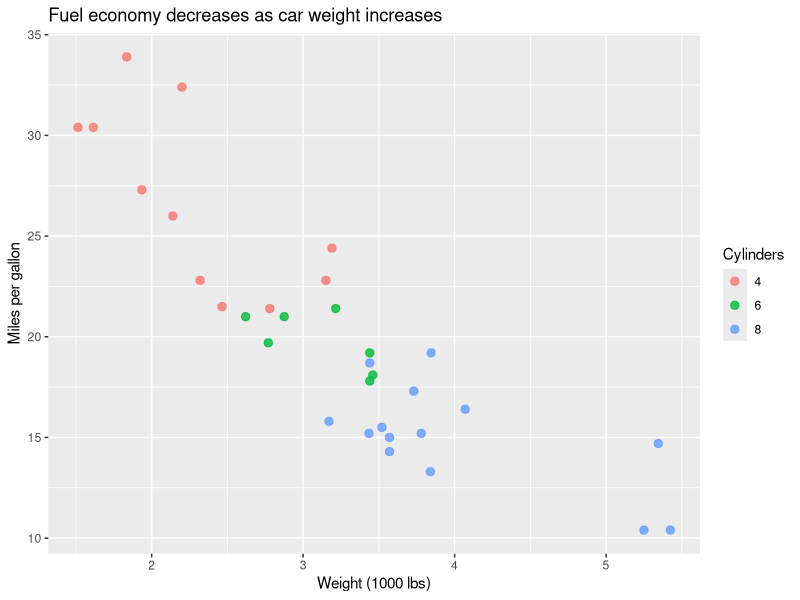

Source code (R): (Note: this script raises an error after producing the figure.)
## ---- chunk 1
#| label: fig-map
#| fig-cap: "Spatial distribution of marine protected areas."
#| eval: true
mtcars |>
  dplyr::mutate(cyl = factor(cyl)) |>
  ggplot2::ggplot(ggplot2::aes(x = wt, y = mpg, color = cyl)) +
  ggplot2::geom_point(size = 2.5, alpha = 0.8) +
  ggplot2::labs(
    title = "Fuel economy decreases as car weight increases",
    x = "Weight (1000 lbs)",
    y = "Miles per gallon",
    color = "Cylinders"
  )
## ---- chunk 2
#| label: tbl-summary
#| tbl-cap: "Summary statistics of model performance."
knitr::kable(summary_df, format = "latex", booktabs = TRUE) |>
  save_kable("tables/summary_table.tex")
## ---- chunk 3
gt_table |>
  gtsave("tables/summary_table.tex")
